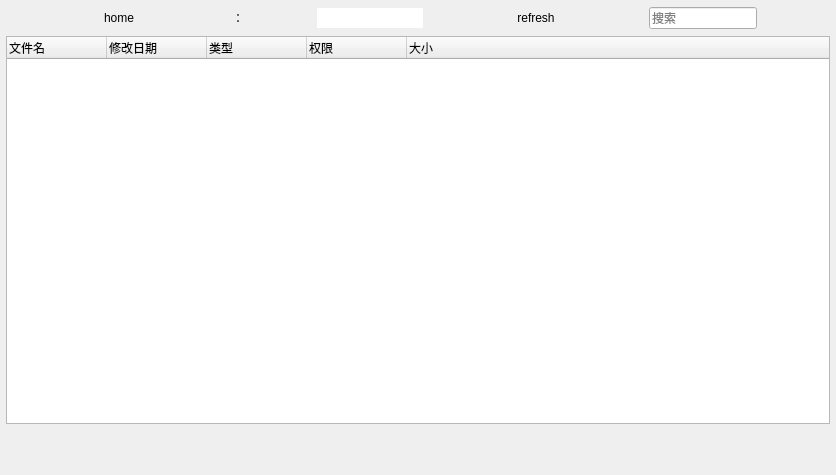
<?xml version="1.0" encoding="UTF-8"?>
<ui version="4.0">
 <class>Dialog</class>
 <widget class="QDialog" name="Dialog">
  <property name="geometry">
   <rect>
    <x>0</x>
    <y>0</y>
    <width>836</width>
    <height>475</height>
   </rect>
  </property>
  <property name="acceptDrops">
   <bool>true</bool>
  </property>
  <property name="windowTitle">
   <string>Dialog</string>
  </property>
  <property name="windowIcon">
   <iconset>
    <normaloff>:/flat/flatico/cloud.ico</normaloff>:/flat/flatico/cloud.ico</iconset>
  </property>
  <layout class="QVBoxLayout" name="verticalLayout" stretch="0,10,1">
   <property name="spacing">
    <number>6</number>
   </property>
   <property name="leftMargin">
    <number>6</number>
   </property>
   <property name="topMargin">
    <number>6</number>
   </property>
   <property name="rightMargin">
    <number>6</number>
   </property>
   <property name="bottomMargin">
    <number>6</number>
   </property>
   <item>
    <layout class="QHBoxLayout" name="horizontalLayout" stretch="0,0,20,0,0">
     <property name="spacing">
      <number>0</number>
     </property>
     <item>
      <widget class="QPushButton" name="pushButtonHome">
       <property name="sizePolicy">
        <sizepolicy hsizetype="Fixed" vsizetype="Fixed">
         <horstretch>0</horstretch>
         <verstretch>0</verstretch>
        </sizepolicy>
       </property>
       <property name="minimumSize">
        <size>
         <width>24</width>
         <height>24</height>
        </size>
       </property>
       <property name="toolTip">
        <string>我的云盘</string>
       </property>
       <property name="autoFillBackground">
        <bool>true</bool>
       </property>
       <property name="styleSheet">
        <string notr="true"/>
       </property>
       <property name="text">
        <string>home</string>
       </property>
       <property name="icon">
        <iconset>
         <normaloff>:/img/ftp/home.ico</normaloff>:/img/ftp/home.ico</iconset>
       </property>
       <property name="autoDefault">
        <bool>false</bool>
       </property>
       <property name="default">
        <bool>false</bool>
       </property>
       <property name="flat">
        <bool>true</bool>
       </property>
      </widget>
     </item>
     <item>
      <widget class="QLabel" name="labelPath_2">
       <property name="sizePolicy">
        <sizepolicy hsizetype="Fixed" vsizetype="Preferred">
         <horstretch>0</horstretch>
         <verstretch>0</verstretch>
        </sizepolicy>
       </property>
       <property name="text">
        <string>：</string>
       </property>
      </widget>
     </item>
     <item>
      <widget class="QLineEdit" name="lineEditPath">
       <property name="enabled">
        <bool>true</bool>
       </property>
       <property name="sizePolicy">
        <sizepolicy hsizetype="Fixed" vsizetype="Fixed">
         <horstretch>0</horstretch>
         <verstretch>0</verstretch>
        </sizepolicy>
       </property>
       <property name="toolTip">
        <string>当前路径</string>
       </property>
       <property name="frame">
        <bool>false</bool>
       </property>
      </widget>
     </item>
     <item>
      <widget class="QPushButton" name="pushButtonRefresh">
       <property name="sizePolicy">
        <sizepolicy hsizetype="Fixed" vsizetype="Fixed">
         <horstretch>0</horstretch>
         <verstretch>0</verstretch>
        </sizepolicy>
       </property>
       <property name="minimumSize">
        <size>
         <width>24</width>
         <height>24</height>
        </size>
       </property>
       <property name="toolTip">
        <string>刷新</string>
       </property>
       <property name="styleSheet">
        <string notr="true"/>
       </property>
       <property name="text">
        <string>refresh</string>
       </property>
       <property name="icon">
        <iconset>
         <normaloff>:/img/ftp/sync.ico</normaloff>:/img/ftp/sync.ico</iconset>
       </property>
       <property name="autoDefault">
        <bool>false</bool>
       </property>
       <property name="flat">
        <bool>true</bool>
       </property>
      </widget>
     </item>
     <item>
      <widget class="QLineEdit" name="lineEdit">
       <property name="sizePolicy">
        <sizepolicy hsizetype="Fixed" vsizetype="Fixed">
         <horstretch>207</horstretch>
         <verstretch>0</verstretch>
        </sizepolicy>
       </property>
       <property name="acceptDrops">
        <bool>true</bool>
       </property>
       <property name="toolTip">
        <string>搜索</string>
       </property>
       <property name="text">
        <string/>
       </property>
       <property name="placeholderText">
        <string>搜索</string>
       </property>
       <property name="clearButtonEnabled">
        <bool>true</bool>
       </property>
      </widget>
     </item>
    </layout>
   </item>
   <item>
    <widget class="QTreeWidget" name="treeWidgetFtp">
     <property name="focusPolicy">
      <enum>Qt::NoFocus</enum>
     </property>
     <property name="contextMenuPolicy">
      <enum>Qt::CustomContextMenu</enum>
     </property>
     <property name="frameShape">
      <enum>QFrame::StyledPanel</enum>
     </property>
     <property name="lineWidth">
      <number>0</number>
     </property>
     <property name="midLineWidth">
      <number>0</number>
     </property>
     <property name="dragEnabled">
      <bool>true</bool>
     </property>
     <property name="dragDropMode">
      <enum>QAbstractItemView::DropOnly</enum>
     </property>
     <property name="defaultDropAction">
      <enum>Qt::CopyAction</enum>
     </property>
     <property name="selectionMode">
      <enum>QAbstractItemView::ExtendedSelection</enum>
     </property>
     <column>
      <property name="text">
       <string>文件名</string>
      </property>
     </column>
     <column>
      <property name="text">
       <string>修改日期</string>
      </property>
     </column>
     <column>
      <property name="text">
       <string>类型</string>
      </property>
     </column>
     <column>
      <property name="text">
       <string>权限</string>
      </property>
     </column>
     <column>
      <property name="text">
       <string>大小</string>
      </property>
     </column>
    </widget>
   </item>
   <item>
    <widget class="QScrollArea" name="scrollArea">
     <property name="minimumSize">
      <size>
       <width>0</width>
       <height>20</height>
      </size>
     </property>
     <property name="maximumSize">
      <size>
       <width>16777215</width>
       <height>200</height>
      </size>
     </property>
     <property name="frameShape">
      <enum>QFrame::NoFrame</enum>
     </property>
     <property name="lineWidth">
      <number>0</number>
     </property>
     <property name="widgetResizable">
      <bool>true</bool>
     </property>
     <widget class="QWidget" name="widget">
      <property name="geometry">
       <rect>
        <x>0</x>
        <y>0</y>
        <width>824</width>
        <height>39</height>
       </rect>
      </property>
      <layout class="QVBoxLayout" name="verticalLayout_2">
       <property name="spacing">
        <number>0</number>
       </property>
       <property name="leftMargin">
        <number>0</number>
       </property>
       <property name="topMargin">
        <number>0</number>
       </property>
       <property name="rightMargin">
        <number>0</number>
       </property>
       <property name="bottomMargin">
        <number>0</number>
       </property>
       <item>
        <layout class="QVBoxLayout" name="layout1"/>
       </item>
      </layout>
     </widget>
    </widget>
   </item>
  </layout>
 </widget>
 <layoutdefault spacing="6" margin="11"/>
 <resources/>
 <connections/>
</ui>
